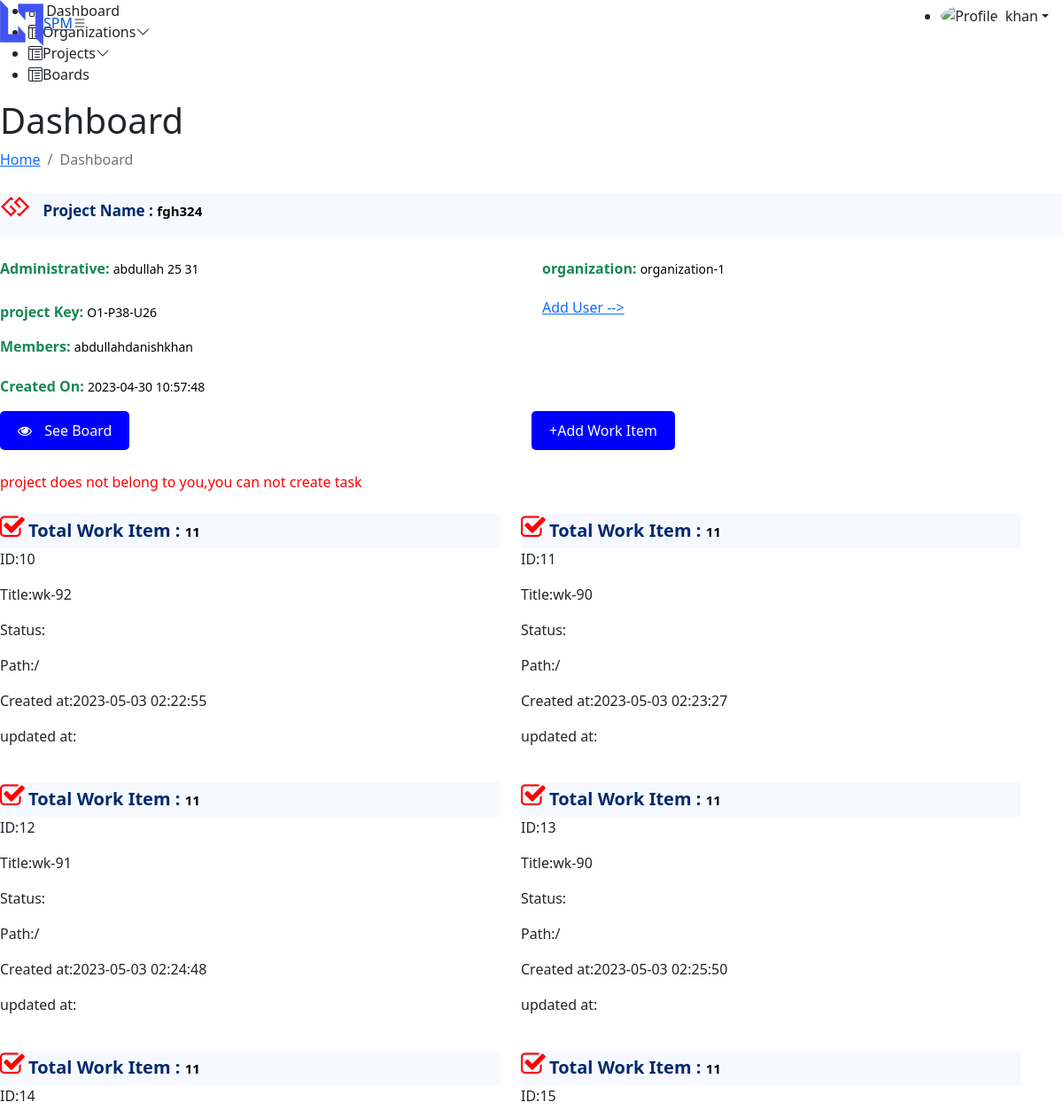
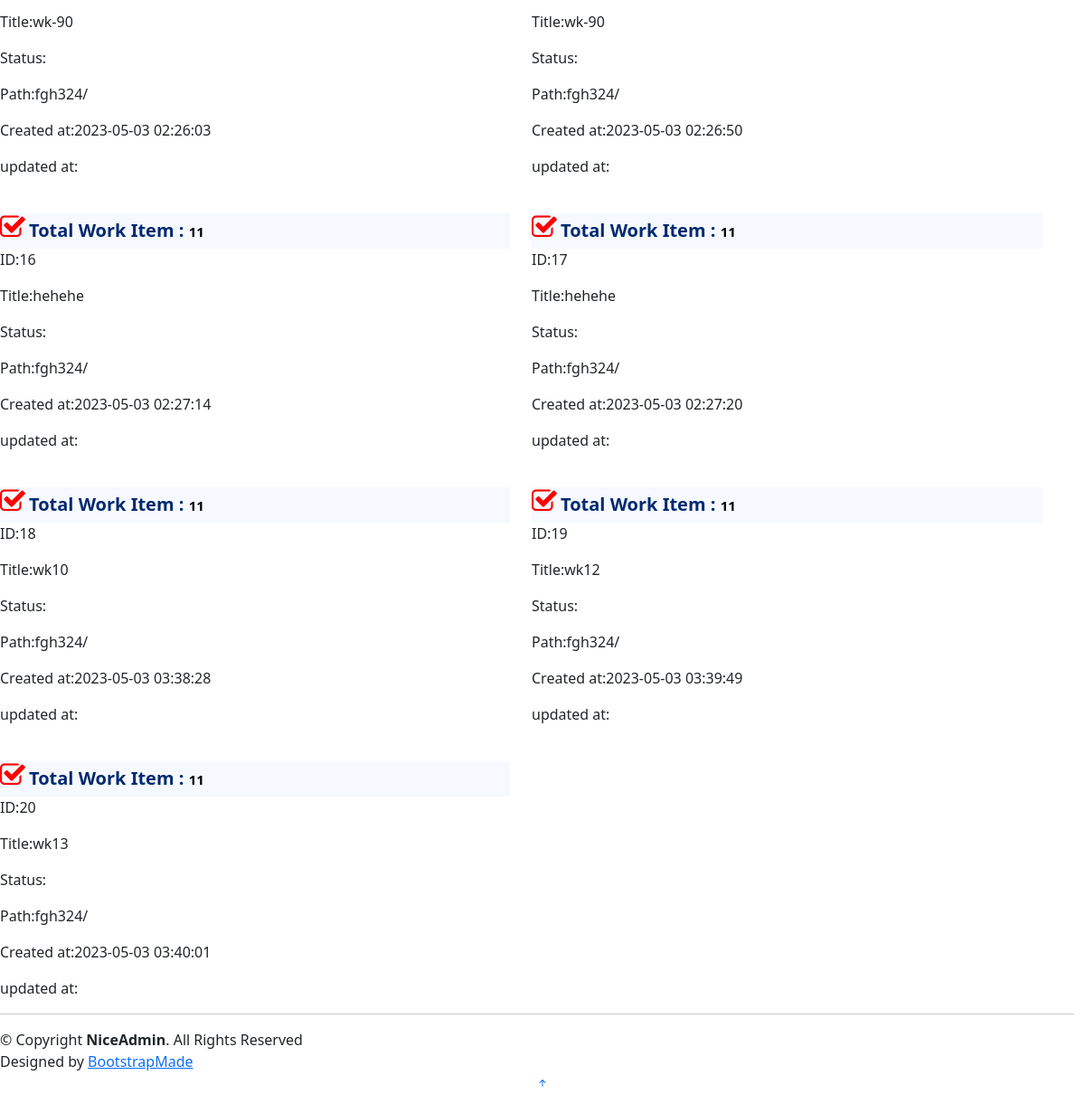
The app's page /frontend/project_detail.php?id=38 (signed in) with its own data (2 pictures, top to bottom).
### tables this page shows
CREATE TABLE `project` (
  `project_id` int(11) NOT NULL,
  `project_name` varchar(100) NOT NULL,
  `project_key` varchar(100) NOT NULL,
  `user_id_fk` int(11) NOT NULL,
  `organization_id_fk` int(11) NOT NULL,
  `added_on` timestamp NOT NULL DEFAULT current_timestamp(),
  `proj_state` int(11) NOT NULL DEFAULT 1
);

CREATE TABLE `users` (
  `user_id` int(11) NOT NULL,
  `username` varchar(50) NOT NULL,
  `user_email` varchar(100) NOT NULL,
  `user_password` varchar(255) NOT NULL,
  `user_gender` varchar(20) NOT NULL,
  `user_image` varchar(255) DEFAULT NULL,
  `role_id_fk` int(11) NOT NULL,
  `created_at` timestamp NOT NULL DEFAULT current_timestamp()
);

CREATE TABLE `organization` (
  `organization_id` int(11) NOT NULL,
  `organization_name` varchar(50) NOT NULL,
  `created_at` timestamp NOT NULL DEFAULT current_timestamp(),
  `user_id_fk` int(11) NOT NULL
);

CREATE TABLE `project_users` (
  `project_users_id` int(11) NOT NULL,
  `project_id_fk` int(11) NOT NULL,
  `user_id_fk` int(11) NOT NULL,
  `role` varchar(30) NOT NULL,
  `added_on` timestamp NOT NULL DEFAULT current_timestamp()
);

CREATE TABLE `work_items` (
  `wk_id` int(11) NOT NULL,
  `title` varchar(30) NOT NULL,
  `type` varchar(50) NOT NULL,
  `user_id_fk` int(11) NOT NULL,
  `path` varchar(30) NOT NULL,
  `project_id_fk` int(11) NOT NULL,
  `created_at` timestamp NOT NULL DEFAULT current_timestamp()
);

### frontend/project_detail.php (the view, shortened to what this page needs)
<!DOCTYPE html>
<html lang="en">
<head>
    <?php require 'partials/_head.php' ?>
    <link rel="stylesheet" href="https://cdnjs.cloudflare.com/ajax/libs/font-awesome/4.7.0/css/font-awesome.min.css">
</head>
<body>
    <?php require 'partials/_header.php' ?>
    <?php require 'partials/_sidebar.php' ?>
    <main id="main" class="main">
        <div class="pagetitle">
            <h1>Dashboard</h1>
            <nav>
                <ol class="breadcrumb">
                    <li class="breadcrumb-item"><a href="index.html">Home</a></li>
                    <li class="breadcrumb-item active">Dashboard</li>
                </ol>
            </nav>
        </div>
        <section class="section dashboard">
            <div class="row">
                <?php
                require 'partials/_connection.php';
                if (isset($_GET['id'])) {
                    $id = $_GET['id'];
                } else {
                    echo '<script>location.replace("page-error-404.php");</script>';
                }
                $query = "SELECT * FROM `project` INNER JOIN `users` on `project`.`user_id_fk`=`users`.`user_id` INNER JOIN `organization`on `project`.`organization_id_fk`=`organization`.`organization_id` WHERE `project`.`project_id`=$id";
                $result = mysqli_query($con, $query);
                $data = mysqli_fetch_assoc($result);
                ?>
                <div class="detail-main">
                    <div class="project-card-top">
                        <i class="fa fa-gg" style="font-size: 30px; color: red; display: inline-block;"></i>
                        <h5 class="mt-0" style="display: inline-block;"><b class="main">Project Name : </b> <span><?php echo $data['project_name'] ?> </span>
                    </div>
                    <div class="row">
                        <div class="col-lg-6 col-sm-12">
                            <p class="mb-0"><b class="text-primary">Administrative: </b> <span> <?php
                            $c_id=$_SESSION['userId'];
                                                                                                if ($data['user_id_fk'] == $c_id) {
                                                                                                    echo $data['username'] . "(YOU)";
                                                                                                } else {
                                                                                                    echo $data['username'] . " " . $data['user_id_fk'] . " " . $_SESSION['userId'];
                                                                                                }
                                                                                                ?> </span></p>
                        </div>
                        <div class="col-lg-6  col-sm-12">
                            <p class="mb-0"><b class="text-primary">organization: </b><span><?php echo $data['organization_name'] ?></p>
                        </div>
                    </div>
                    <div class="row">
                        <div class="col-lg-6 col-sm-12">
                            <p class="mb-0"><b class="text-primary">project Key: </b><span><?php echo $data['project_key'] ?> </span></p>
                        </div>
                        <div class="col-lg-6 col-sm-12">
                            <a href="key_email_check.php?id=<?php echo $data['project_id'] ?>">Add User --></a>
                        </div>
                        <div class="col-lg-6  col-sm-12">
                            <p class=""><b class="text-primary">Members: </b> <span>
                                    <?php
                                    $id = $data['project_id'];
                                    $sql = "SELECT * FROM `project_users` INNER JOIN `users` on `project_users`.`user_id_fk`=`users`.`user_id` WHERE `project_id_fk`= $id";
                                    $res = mysqli_query($con, $sql);
                                    $users = mysqli_num_rows($res);
                                    if ($users > 0) {
                                        while ($data2 = mysqli_fetch_assoc($res)) {
                                            echo  $data2['username'];
                                        }
                                    }
                                    ?> </span>
                            </p>
                        </div>
                    </div>
                    <p class=""><b class="text-primary">Created On: </b><span><?php echo $data['added_on'] ?>
                        </span></p>
                </div>
                <div class="row">
                    <div class="col">
                        <button class="see-board-btn" onclick="window.location.href='board.php?project=<?php echo $data['project_id']; ?>'">
                            <i class="fa fa-eye"></i>
                            See Board
                        </button>
                    </div>
                    <div class="col">
                        <button type="button" class="btn btn-primary modal-btn see-board-btn" data-bs-toggle="modal" data-bs-target="#pop-up-2">
                            +Add Work Item
                        </button>
                    </div>
                    <?php $current_user = $_SESSION['userId'];
                    $proj_admin = $data["user_id"]; ?>
                    <?php
                    if ($current_user == $proj_admin) {
                        echo '
                    <div class="col">
    <button type="button" class="btn btn-primary modal-btn see-board-btn" data-bs-toggle="modal" data-bs-target="#staticBackdrop">
                                    +Add Task
                                </button>
    </div>
                    <div class="col mt-1">
                    <button class="see-board-btn" onclick="window.location.href=\'partials/_project_delete.php?project=' . $data['project_id'] . '\'">
                    <i class="fa fa-trash"></i> Delete
                  </button>     </div> </div>';;
                        $q = "SELECT * FROM TASK WHERE project_id_fk=$id";
                        $r = mysqli_query($con, $q);
                        $t = mysqli_num_rows($r);
                        if ($t > 0) {
                            echo '<div class="project-card-top mt-4">
                    <i class="fa fa-tasks" style="font-size: 30px; color: red; display: inline-block;"></i>
                    <h5 class="mt-0" style="display: inline-block;"><b class="main">Task : </b> <span> ' . $t . '</span>
                              </div> <div class="row">';
                            while ($d = mysqli_fetch_assoc($r)) {
                                echo '
                            <div class="col-lg-6 col-sm-12">
                        <p>' . $d['task_id'] . '</p>
                        <p>' . $d['task_name'] . '</p>
                        <p>' . $d['task_nature'] . '</p>
                        <p>' . $d['created_at'] . '</p>
                        <p>implementation required</p>
                        </div>
                      ';
                            }
                    ?>
                </div>
                <hr> <?php
                        } else {
                            echo 'no task yet...!!!<br>';
                        }
                    } else {
                        echo '<span style="color:red;" class="mt-4">project does not belong to you,you can not create task</span>';
                    }
                        ?>
        <br>
        <?php
        $q2 = "SELECT * FROM work_items WHERE project_id_fk=$id";
        $r2 = mysqli_query($con, $q2);
        $t2 = mysqli_num_rows($r2);
        if ($t2 > 0) {
        ?> <div class="row"> <?php
                                while ($d2 = mysqli_fetch_assoc($r2)) {
                                    echo '<div class="col-lg-6 col-sm-12">
                        <div class="project-card-top mt-4">
                        <i class="fa fa-check-square-o" style="font-size: 30px; color: red; display: inline-block;"></i>
                        <h5 class="mt-0" style="display: inline-block;"><b class="main">Total Work Item : </b> <span> ' . $t2 . '</span>
                                  </div> ';
                                    echo '
                        <p>ID:' . $d2['wk_id'] . '</p>
                        <p>Title:' . $d2['title'] . '</p>
                        <p>Status:' . $d2['status'] . '</p>
                        <p>Path:' . $d2['path'] . '</p>
                        <p>Created at:' . $d2['created_at'] . '</p>
                        <p>updated at:' . $d2['updated_at'] . '</p>
                        </div>';
                                }
                                ?> </div>
            <hr> <?php
                } else {
                    echo 'no work items yet...!!!<br>';
                }
                    ?>
            </div>
        </section>
    </main>
    <?php require 'partials/_footer.php' ?>
</body>
</html>

### frontend/project_detail.php (style rules this page uses)
.see-board-btn { background-color: blue; color: white; border: none; padding: 10px 20px; border-radius: 5px; font-size: 16px; cursor: pointer; }
.see-board-btn i { margin-right: 10px; }
.project-card-top { background-color: #f6f9ff !important; }
.project-card-top h5 .main { background-color: #f6f9ff !important; color: #012970 !important; }
.project-card-top span { color: black !important; font-weight: 600 !important; font-size: 15px !important; }
.detail-main h5 { color: #012970; font-weight: 630; font-size: 17px; padding: 10px; }
.detail-main div { margin-top: 10px; }
.detail-main p { margin-top: 5px !important; }
.detail-main p .text-primary { color: #198754 !important; font-weight: 550 !important; font-size: 16px !important; }
.detail-main p span { color: black !important; font-weight: 500 !important; font-size: 14px !important; }

### records on screen
project: project_name "fgh324", user_id_fk.username "abdullah", organization_id_fk.user_id_fk "25", organization_id_fk.organization_name "organization-1", project_key "O1-P38-U26", added_on "2023-04-30 10:57:48"
project_users: user_id_fk.username "abdullah"
project_users: user_id_fk.username "danish"
project_users: user_id_fk.username "khan"
work_items: wk_id "10", title "wk-92", path "/", created_at "2023-05-03 02:22:55"
work_items: wk_id "11", title "wk-90", path "/", created_at "2023-05-03 02:23:27"
work_items: wk_id "12", title "wk-91", path "/", created_at "2023-05-03 02:24:48"
work_items: wk_id "13", title "wk-90", path "/", created_at "2023-05-03 02:25:50"
work_items: wk_id "14", title "wk-90", path "fgh324/", created_at "2023-05-03 02:26:03"
work_items: wk_id "15", title "wk-90", path "fgh324/", created_at "2023-05-03 02:26:50"
work_items: wk_id "16", title "hehehe", path "fgh324/", created_at "2023-05-03 02:27:14"
work_items: wk_id "17", title "hehehe", path "fgh324/", created_at "2023-05-03 02:27:20"
work_items: wk_id "18", title "wk10", path "fgh324/", created_at "2023-05-03 03:38:28"
work_items: wk_id "19", title "wk12", path "fgh324/", created_at "2023-05-03 03:39:49"
work_items: wk_id "20", title "wk13", path "fgh324/", created_at "2023-05-03 03:40:01"

### other values on screen
$_SESSION['username'] "khan"
$_SESSION['userId'] "31"
